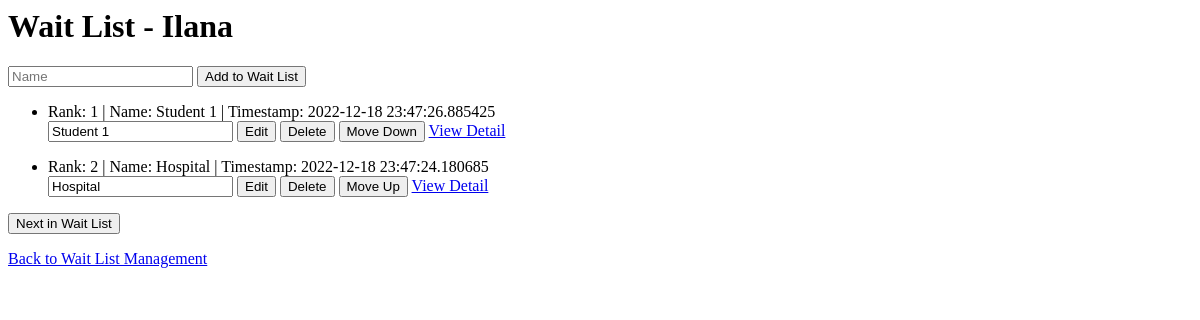
The page /waitlist/2 on the database as committed earlier.
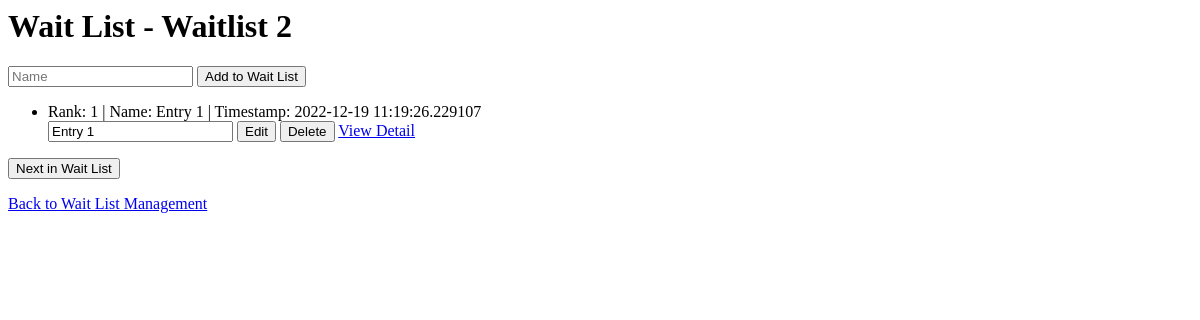
The same page on the database as committed later.
### app.py (models this page shows)
class WaitList(Base):
    __tablename__ = 'wait_lists'
    id = Column(Integer, primary_key=True)
    name = Column(String)
    entries = relationship("WaitListEntry", cascade="all, delete-orphan", back_populates="wait_list", primaryjoin="WaitList.id==WaitListEntry.wait_list_id")

class WaitListEntry(Base):
    __tablename__ = 'wait_list_entries'
    id = Column(Integer, primary_key=True)
    wait_list_id = Column(Integer, ForeignKey('wait_lists.id'))
    name = Column(String)
    timestamp = Column(DateTime)
    rank = Column(Integer)
    wait_list = relationship("WaitList", back_populates="entries")

### app.py (the view, shortened to what this page needs)
@app.route("/waitlist/<wait_list_id>", methods=["GET", "POST"])
def wait_list(wait_list_id):
    wait_list = session.query(WaitList).filter_by(id=wait_list_id).first()
    wait_list_entries = session.query(WaitListEntry).filter_by(wait_list_id=wait_list_id).order_by(WaitListEntry.rank).all()
    return render_template("wait_list.html", wait_list_id=wait_list_id, name=wait_list.name, wait_list=wait_list_entries)

### templates/wait_list.html (shortened to what this page needs)
<html>
<head>
</head>
<body>
    <h1>Wait List - {{ name }}</h1>
    <form action="/waitlist/{{ wait_list_id }}" method="post">
        <input type="text" name="name" placeholder="Name">
        <input type="submit" name="submit_button" value="Add to Wait List">
    </form>
    <ul>
        {% for item in wait_list %}
        <li>
            Rank: {{ item.rank }} | Name: {{ item.name }} | Timestamp: {{ item.timestamp }}
            <form action="/waitlist/{{ wait_list_id }}" method="post">
                <input type="text" name="name" value="{{ item.name }}">
                <input type="submit" name="submit_button" value="Edit">
                <input type="submit" name="submit_button" value="Delete">
                {% if item.rank > 1 %}
                <input type="submit" name="submit_button" value="Move Up">
                {% endif %}
                {% if item.rank < wait_list|length %}
                <input type="submit" name="submit_button" value="Move Down">
                {% endif %}
                <a href="/entry/{{ item.id }}">View Detail</a>
            </form>
        </li>
        {% endfor %}
    </ul>
    {% if wait_list %}
    <form action="/waitlist/{{ wait_list_id }}" method="post">
        <input type="submit" name="submit_button" value="Next in Wait List">
    </form>
    {% endif %}
    <a href="/manage">Back to Wait List Management</a>
</body>
</html>

Rows that differ between the two databases and show on the page:
removed WaitListEntry: rank "1", name "Student 1", timestamp "2022-12-18 23:47:26.885425"
removed WaitListEntry: rank "2", name "Hospital", timestamp "2022-12-18 23:47:24.180685"
changed WaitList: name "Ilana" → "Waitlist 2"
added WaitListEntry: rank "1", name "Entry 1", timestamp "2022-12-19 11:19:26.229107"
